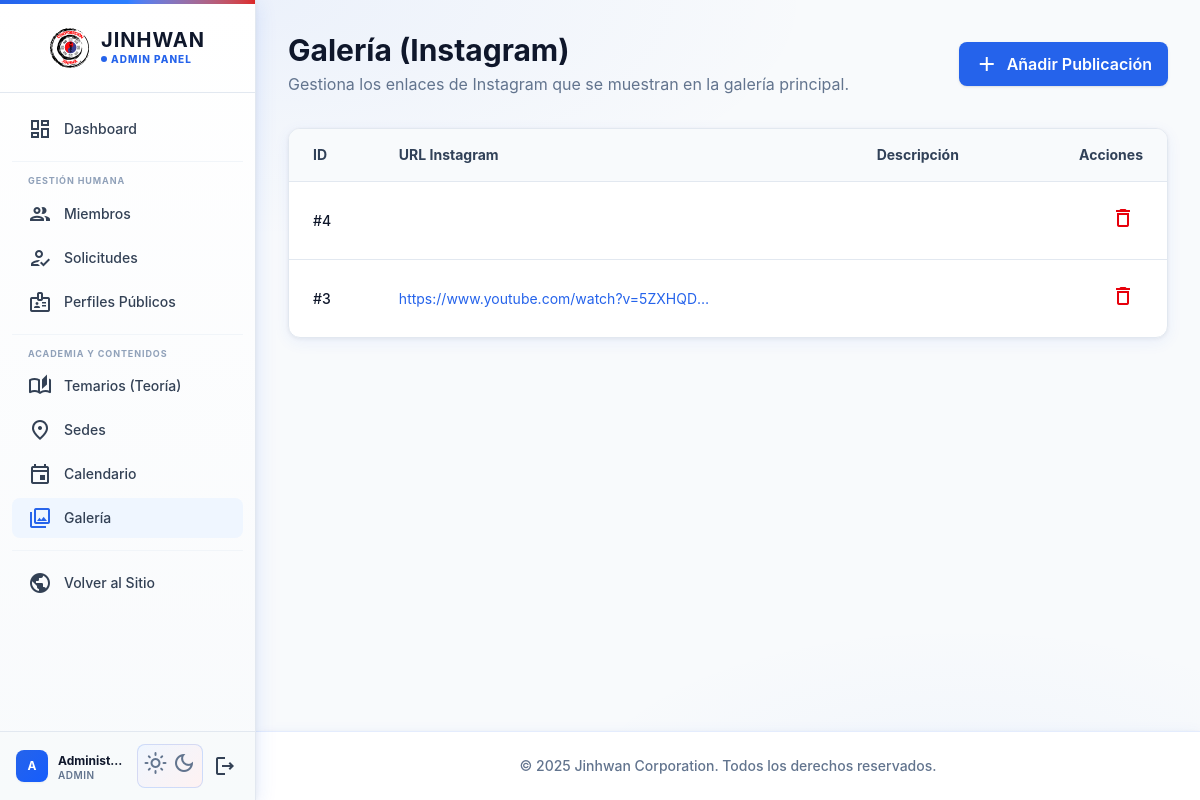
/admin/galeria (signed in), run on the app's committed database.
### tables this page shows
CREATE TABLE `administrador` (
  `id_administrador` int NOT NULL,
  `nombre` varchar(100) NOT NULL,
  `apellido` varchar(100) NOT NULL,
  `correo` varchar(100) NOT NULL,
  `clave` varchar(255) NOT NULL,
  `foto_perfil` varchar(255) DEFAULT NULL,
  `permisos_extra` json DEFAULT NULL,
  `activo` tinyint(1) DEFAULT '1',
  `created_at` timestamp NULL DEFAULT CURRENT_TIMESTAMP,
  `updated_at` timestamp NULL DEFAULT NULL ON UPDATE CURRENT_TIMESTAMP
);

CREATE TABLE `galeria_multimedia` (
  `id_multimedia` int NOT NULL,
  `id_maestro` int DEFAULT NULL,
  `url` varchar(255) NOT NULL,
  `titulo` varchar(100) DEFAULT NULL,
  `descripcion` text,
  `tipo` enum('imagen','video','documento') DEFAULT 'imagen',
  `created_at` timestamp NULL DEFAULT CURRENT_TIMESTAMP
);

### vistas/administracion/galeria/index.php (the view, shortened to what the rows shown need)
<?php include __DIR__ . '/../../layout/administracion_cabecera.php'; ?>
<main class="flex-1 p-4 md:p-6 lg:p-8 overflow-y-auto">
    <div class="max-w-7xl mx-auto">
        <div class="flex flex-col md:flex-row md:items-center justify-between gap-4 mb-8">
            <div>
                <h2 class="font-display font-bold text-2xl md:text-3xl text-slate-900 dark:text-white">Galería (Instagram)</h2>
                <p class="text-slate-500 dark:text-slate-400 mt-1">Gestiona los enlaces de Instagram que se muestran en la galería principal.</p>
            </div>
            <a href="<?= base_url('/admin/galeria/crear') ?>" class="inline-flex items-center justify-center gap-2 px-4 py-2.5 bg-tkd-blue hover:bg-blue-700 text-white font-semibold rounded-lg shadow-sm hover:shadow transition-all duration-200">
                <span class="material-icons-outlined text-[20px]">add</span>
                Añadir Publicación
            </a>
        </div>
        <div class="bg-white dark:bg-slate-900 rounded-xl shadow-sm border border-slate-200 dark:border-slate-800 overflow-hidden">
            <div class="overflow-x-auto">
                <table class="w-full text-left text-sm text-slate-600 dark:text-slate-400">
                    <thead class="bg-slate-50 dark:bg-slate-950/50 text-slate-700 dark:text-slate-300 font-semibold border-b border-slate-200 dark:border-slate-800">
                        <tr>
                            <th class="px-6 py-4">ID</th>
                            <th class="px-6 py-4">URL Instagram</th>
                            <th class="px-6 py-4">Descripción</th>
                            <th class="px-6 py-4 text-right">Acciones</th>
                        </tr>
                    </thead>
                    <tbody class="divide-y divide-slate-200 dark:divide-slate-800">
                        <?php if (empty($publicaciones)): ?>
                            <tr>
                                <td colspan="5" class="px-6 py-8 text-center text-slate-500 dark:text-slate-400">
                                    No hay publicaciones en la galería. <a href="<?= base_url('/admin/galeria/crear') ?>" class="text-tkd-blue hover:underline">Añadir la primera</a>.
                                </td>
                            </tr>
                        <?php else: ?>
                            <?php foreach ($publicaciones as $pub): ?>
                                <tr class="hover:bg-slate-50 dark:hover:bg-slate-800/50 transition-colors">
                                    <td class="px-6 py-4 font-medium text-slate-900 dark:text-white">#<?= $pub['id_multimedia'] ?></td>
                                    <td class="px-6 py-4">
                                        <a href="<?= htmlspecialchars($pub['url']) ?>" target="_blank" class="text-tkd-blue hover:underline break-all max-w-xs block truncate" title="<?= htmlspecialchars($pub['url']) ?>">
                                            <?= htmlspecialchars($pub['url']) ?>
                                        </a>
                                    </td>
                                    <td class="px-6 py-4 max-w-xs truncate" title="<?= htmlspecialchars($pub['descripcion']) ?>">
                                    </td>
                                    <td class="px-6 py-4 text-right">
                                        <form action="<?= base_url('/admin/galeria/delete') ?>" method="POST" class="inline-block" onsubmit="return confirm('¿Estás seguro de que deseas eliminar esta publicación de la galería?');">
                                            <button type="submit" class="p-2 text-red-600 dark:text-red-400 hover:bg-red-50 dark:hover:bg-red-900/20 rounded-lg transition-colors" title="Eliminar">
                                                <span class="material-icons-outlined text-[20px]">delete</span>
                                            </button>
                                        </form>
                                    </td>
                                </tr>
                            <?php endforeach; ?>
                        <?php endif; ?>
                    </tbody>
                </table>
            </div>
        </div>
    </div>
</main>
<?php include __DIR__ . '/../../layout/administracion_pie.php'; ?>

### vistas/layout/administracion_cabecera.php (shortened to what the rows shown need)
<?php
$nombre_usuario = $_SESSION['nombre'] ?? $_SESSION['usuario']['nombre'] ?? 'Admin';
if (isset($_SESSION['id'])) {
    $user_model = new Usuario();
    $logged_user = $user_model->getById($_SESSION['id']);
    if ($logged_user) {
        $nombre_usuario = $logged_user['nombre'] . ' ' . $logged_user['apellido'];
    }
}
?>
<!DOCTYPE html>
<html lang="es">
<head>
    <link rel="stylesheet" href="<?= asset('dist/assets/main.css') ?>">
    <link href="<?= asset('styles/custom.css') ?>" rel="stylesheet">
</head>
<body class="bg-slate-50 dark:bg-slate-900 text-slate-800 dark:text-slate-200 font-body antialiased selection:bg-rose-600 selection:text-white transition-colors duration-300">
<div class="flex min-h-screen md:h-screen md:overflow-hidden">
    <aside id="admin-sidebar" class="fixed inset-y-0 left-0 z-50 w-64 bg-white dark:bg-slate-950 border-r border-slate-200 dark:border-slate-800 transform -translate-x-full md:translate-x-0 transition-transform duration-300 ease-in-out flex flex-col shadow-xl md:shadow-none md:static">
        <div class="p-6 border-b border-slate-200 dark:border-slate-800 flex items-center justify-center">
            <a href="<?= base_url('/index.php') ?>" class="flex items-center gap-3 group">
                <img src="<?= asset('img/visual/logo.svg') ?>" alt="AppAdmin" class="h-10 w-auto object-contain transition-transform group-hover:scale-105 duration-300">
                <div class="flex flex-col">
                    <h1 class="font-display font-bold text-xl text-slate-900 dark:text-white tracking-wider leading-none">JINHWAN</h1>
                    <span class="text-[10px] font-extrabold text-tkd-blue tracking-widest uppercase mt-0.5 flex items-center gap-1">
                        <span class="w-1.5 h-1.5 rounded-full bg-tkd-blue animate-pulse"></span>
                        Admin Panel
                    </span>
                </div>
            </a>
        </div>
        <nav class="flex-1 overflow-y-auto py-4 px-3 custom-scrollbar">
            <ul class="space-y-1">
                <li>
                    <a href="<?= base_url('/admin/dashboard') ?>" class="flex items-center gap-3 px-4 py-2 rounded-lg transition-colors group <?= ($current_page ?? '') === 'dashboard' ? 'bg-blue-50 dark:bg-tkd-blue/10 text-tkd-blue font-semibold' : 'text-slate-600 dark:text-slate-400 hover:bg-slate-100 dark:hover:bg-slate-900' ?>">
                        <span class="material-icons-outlined text-xl transition-transform group-hover:scale-110 <?= ($current_page ?? '') === 'dashboard' ? 'text-tkd-blue' : '' ?>">dashboard</span>
                        <span class="text-sm font-medium">Dashboard</span>
                    </a>
                </li>
                <li>
                    <div class="my-3 border-t border-slate-100 dark:border-slate-800/60"></div>
                    <span class="px-4 text-[9px] font-bold text-slate-400 dark:text-slate-500 uppercase tracking-widest mb-1.5 block">Gestión Humana</span>
                </li>
                <li>
                    <a href="<?= base_url('/admin/miembros') ?>" class="flex items-center gap-3 px-4 py-2 rounded-lg transition-colors group <?= ($current_page ?? '') === 'miembros' ? 'bg-blue-50 dark:bg-tkd-blue/10 text-tkd-blue font-semibold' : 'text-slate-600 dark:text-slate-400 hover:bg-slate-100 dark:hover:bg-slate-900' ?>">
                        <span class="material-icons-outlined text-xl transition-transform group-hover:scale-110 <?= ($current_page ?? '') === 'miembros' ? 'text-tkd-blue' : '' ?>">people</span>
                        <span class="text-sm font-medium">Miembros</span>
                    </a>
                </li>
                <li>
                    <a href="<?= base_url('/admin/registros') ?>" class="flex items-center gap-3 px-4 py-2 rounded-lg transition-colors group <?= ($current_page ?? '') === 'registros' ? 'bg-blue-50 dark:bg-tkd-blue/10 text-tkd-blue font-semibold' : 'text-slate-600 dark:text-slate-400 hover:bg-slate-100 dark:hover:bg-slate-900' ?>">
                        <span class="material-icons-outlined text-xl transition-transform group-hover:scale-110 <?= ($current_page ?? '') === 'registros' ? 'text-tkd-blue' : '' ?>">how_to_reg</span>
                        <span class="text-sm font-medium">Solicitudes</span>
                    </a>
                </li>
                <li>
                    <a href="<?= base_url('/admin/perfiles-publicos') ?>" class="flex items-center gap-3 px-4 py-2 rounded-lg transition-colors group <?= ($current_page ?? '') === 'perfiles_publicos' ? 'bg-blue-50 dark:bg-tkd-blue/10 text-tkd-blue font-semibold' : 'text-slate-600 dark:text-slate-400 hover:bg-slate-100 dark:hover:bg-slate-900' ?>">
                        <span class="material-icons-outlined text-xl transition-transform group-hover:scale-110 <?= ($current_page ?? '') === 'perfiles_publicos' ? 'text-tkd-blue' : '' ?>">badge</span>
                        <span class="text-sm font-medium">Perfiles Públicos</span>
                    </a>
                </li>
                <li>
                    <div class="my-3 border-t border-slate-100 dark:border-slate-800/60"></div>
                    <span class="px-4 text-[9px] font-bold text-slate-400 dark:text-slate-500 uppercase tracking-widest mb-1.5 block">Academia y Contenidos</span>
                </li>
                <li>
                    <a href="<?= base_url('/admin/ascensos') ?>" class="flex items-center gap-3 px-4 py-2 rounded-lg transition-colors group <?= ($current_page ?? '') === 'ascensos' ? 'bg-blue-50 dark:bg-tkd-blue/10 text-tkd-blue font-semibold' : 'text-slate-600 dark:text-slate-400 hover:bg-slate-100 dark:hover:bg-slate-900' ?>">
                        <span class="material-icons-outlined text-xl transition-transform group-hover:scale-110 <?= ($current_page ?? '') === 'ascensos' ? 'text-tkd-blue' : '' ?>">auto_stories</span>
                        <span class="text-sm font-medium">Temarios (Teoría)</span>
                    </a>
                </li>
                <li>
                    <a href="<?= base_url('/admin/sedes') ?>" class="flex items-center gap-3 px-4 py-2 rounded-lg transition-colors group <?= ($current_page ?? '') === 'sedes' ? 'bg-blue-50 dark:bg-tkd-blue/10 text-tkd-blue font-semibold' : 'text-slate-600 dark:text-slate-400 hover:bg-slate-100 dark:hover:bg-slate-900' ?>">
                        <span class="material-icons-outlined text-xl transition-transform group-hover:scale-110 <?= ($current_page ?? '') === 'sedes' ? 'text-tkd-blue' : '' ?>">place</span>
                        <span class="text-sm font-medium">Sedes</span>
                    </a>
                </li>
                <li>
                    <a href="<?= base_url('/admin/calendario') ?>" class="flex items-center gap-3 px-4 py-2 rounded-lg transition-colors group <?= ($current_page ?? '') === 'calendario' ? 'bg-blue-50 dark:bg-tkd-blue/10 text-tkd-blue font-semibold' : 'text-slate-600 dark:text-slate-400 hover:bg-slate-100 dark:hover:bg-slate-900' ?>">
                        <span class="material-icons-outlined text-xl transition-transform group-hover:scale-110 <?= ($current_page ?? '') === 'calendario' ? 'text-tkd-blue' : '' ?>">event</span>
                        <span class="text-sm font-medium">Calendario</span>
                    </a>
                </li>
                <li>
                    <a href="<?= base_url('/admin/galeria') ?>" class="flex items-center gap-3 px-4 py-2 rounded-lg transition-colors group <?= ($current_page ?? '') === 'galeria' ? 'bg-blue-50 dark:bg-tkd-blue/10 text-tkd-blue font-semibold' : 'text-slate-600 dark:text-slate-400 hover:bg-slate-100 dark:hover:bg-slate-900' ?>">
                        <span class="material-icons-outlined text-xl transition-transform group-hover:scale-110 <?= ($current_page ?? '') === 'galeria' ? 'text-tkd-blue' : '' ?>">collections</span>
                        <span class="text-sm font-medium">Galería</span>
                    </a>
                </li>
                <li>
                    <div class="my-3 border-t border-slate-100 dark:border-slate-800/60"></div>
                </li>
                <li>
                    <a href="<?= base_url('/index.php') ?>" class="flex items-center gap-3 px-4 py-2 rounded-lg text-slate-600 dark:text-slate-400 hover:bg-slate-100 dark:hover:bg-slate-900 transition-colors group">
                        <span class="material-icons-outlined text-xl group-hover:text-tkd-blue transition-colors">public</span>
                        <span class="font-medium text-sm">Volver al Sitio</span>
                    </a>
                </li>
            </ul>
        </nav>
        <div class="p-3 border-t border-slate-200 dark:border-slate-800 bg-slate-50/80 dark:bg-slate-950/80 flex items-center justify-between gap-2 transition-colors">
            <a href="<?= base_url('/usuario/perfil') ?>" class="flex items-center gap-2.5 min-w-0 flex-1 p-1 rounded-xl hover:bg-slate-200/60 dark:hover:bg-slate-800/60 transition-colors group" title="Mi Perfil">
                <?php if (!empty($_SESSION['foto_perfil'])): ?>
                    <img src="<?= base_url('/public/uploads/perfiles/' . $_SESSION['foto_perfil']) ?>" class="w-8 h-8 rounded-lg object-cover shrink-0 border border-slate-200 dark:border-slate-700">
                <?php else: ?>
                    <div class="w-8 h-8 rounded-lg bg-gradient-to-br from-tkd-blue to-blue-600 flex items-center justify-center text-white font-bold text-xs shrink-0 shadow-xs">
                        <?= strtoupper(substr($nombre_usuario, 0, 1)) ?>
                    </div>
                <?php endif; ?>
                <div class="min-w-0 flex-1">
                    <p class="font-bold text-xs text-slate-900 dark:text-white truncate group-hover:text-tkd-blue transition-colors leading-tight" title="<?= htmlspecialchars($nombre_usuario) ?>">
                        <?= htmlspecialchars($nombre_usuario) ?>
                    </p>
                    <p class="text-[10px] text-slate-500 dark:text-slate-400 font-semibold uppercase tracking-wider leading-none mt-0.5">Admin</p>
                </div>
            </a>
            <div class="flex items-center gap-1 shrink-0">
                <button id="theme-toggle" type="button" class="text-slate-500 hover:text-slate-800 dark:text-slate-400 dark:hover:text-white hover:bg-slate-200/80 dark:hover:bg-slate-800 rounded-lg p-1.5 transition-colors focus:outline-none cursor-pointer" title="Cambiar Tema">
                    <span id="theme-toggle-dark-icon" class="hidden material-icons-outlined text-lg">light_mode</span>
                    <span id="theme-toggle-light-icon" class="hidden material-icons-outlined text-lg">dark_mode</span>
                </button>
                <a href="<?= base_url('/logout') ?>" class="text-rose-500 hover:text-rose-700 hover:bg-rose-50 dark:hover:bg-rose-950/40 rounded-lg p-1.5 transition-colors flex items-center justify-center cursor-pointer" title="Cerrar Sesión">
                    <span class="material-icons-outlined text-lg">logout</span>
                </a>
            </div>
        </div>
    </aside>
    <div class="flex-1 flex flex-col min-w-0 overflow-y-auto relative transition-colors duration-300">

### data on the page
administrador: substr($nombre_usuario, 0, 1) "A", nombre_usuario "Administ…"
galeria_multimedia: id_multimedia "4"
galeria_multimedia: id_multimedia "3", url "https://www.youtube.com/watch?v=5ZXHQD…"
